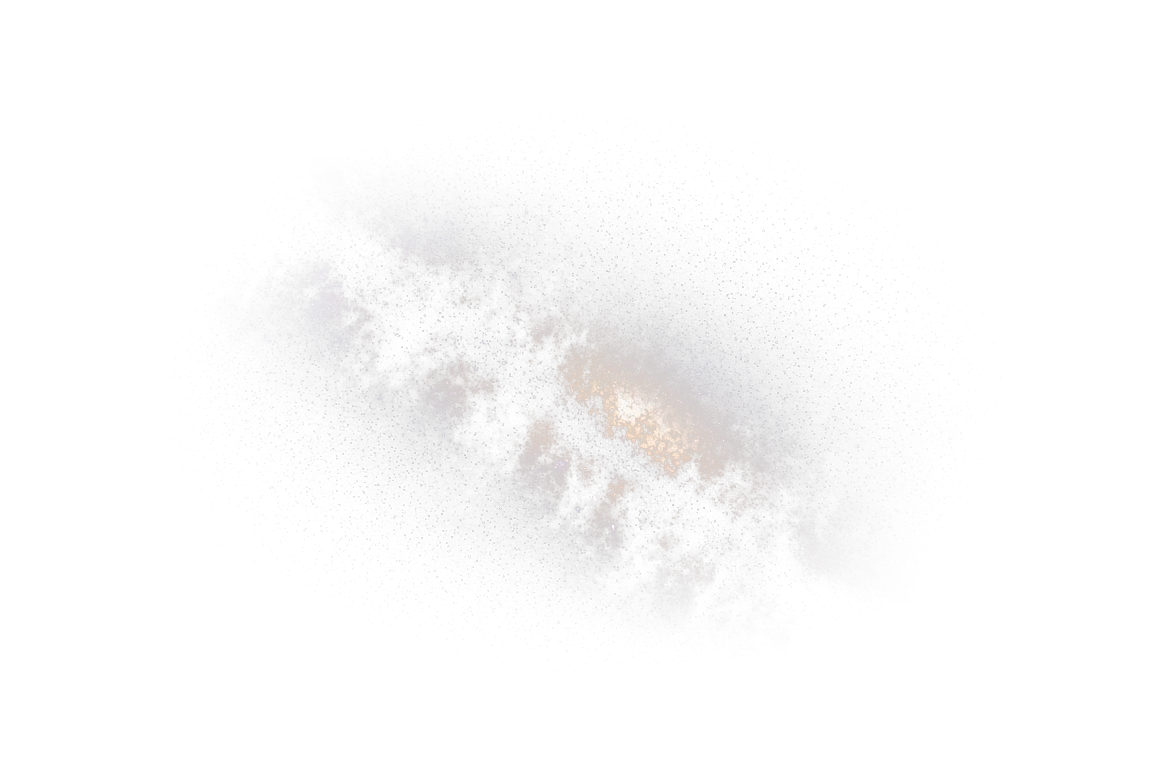
#> input picture dist/milky-way-cutout.webp, 1168 x 784 px
$ python cutout_milkyway.py ../dist/milky-way-cutout.webp
#> lines starting #> are read from the running program, lines starting #| are printed output that depends on the picture
#!/usr/bin/env python3
"""Turn a photograph of the Milky Way into a layer with a transparent sky.

A planet is cut out by finding its silhouette (tools/cutout_planets.py). A band
of the Galaxy has no silhouette — it fades into the sky, and the sky is the
part that has to go. So alpha comes from brightness itself: black sky becomes
transparent, star clouds stay opaque, and everything between keeps exactly as
much of itself as it is bright. Composited over the card's own night sky the
result adds light without ever pasting a black rectangle on it.

Two knobs decide how it reads:

  --floor   the level treated as empty sky (below it: fully transparent).
            Measured, not chosen: on this photograph the band's core sits at
            0.35, the corners between 0.02 and 0.08, and the 35th percentile
            (0.055) sits just above the brightest corner — which is where the
            veil stops and the band starts. The median, 0.079, is already
            inside the band and eats its faint outer parts. A floor at the 2nd percentile (0.012, the first
            attempt) leaves everything up to 0.08 faintly lit, and over a
            night sky that reads as a grey rectangle where the file is.
  --gamma   how fast alpha rises above that floor. Above 1 the faint dust goes
            quieter and the bright clouds keep their weight, which is what
            keeps the layer from looking like fog.
  --vignette
            where the elliptical fade to nothing starts, in half-widths. The
            sky has no straight edges, so neither can the layer: fading each
            side separately leaves a visible vertical line where the stars stop.
            The fade ends at --vignette-end, inside the file rather than on its
            border, because the last visible star is what draws the edge and a
            star is still visible at 5 % opacity.

Colour is left alone. The card dims and tints the whole layer anyway, and a
photograph that has been colour-managed twice looks like a print.

    python3 tools/cutout_milkyway.py ~/Pobrane/milky-way.jpg

The result is committed as demo/assets/milky-way-cutout.webp — the owner's own
photograph, MIT like the rest of the repository. The intermediate PNG is not:
it is two and a half times the bytes for a picture nothing reads.
"""
import argparse
import pathlib
import sys

import numpy as np
from PIL import Image

ROOT = pathlib.Path(__file__).parent.parent
OUT = ROOT / "demo" / "assets" / "milky-way-cutout.png"


def main() -> int:
    ap = argparse.ArgumentParser()
    ap.add_argument("src")
    ap.add_argument("--out", default=str(OUT))
    ap.add_argument("--floor", type=float, default=None, help="0-1; default: measured")
    ap.add_argument("--gamma", type=float, default=1.4)
    ap.add_argument("--vignette", type=float, default=0.30,
                    help="0-1; promien (w polowach boku), od ktorego zaczyna sie zanik")
    ap.add_argument("--vignette-end", type=float, default=0.88,
                    help="0-1.4; promien, przy ktorym krycie jest juz zerem")
    ap.add_argument("--width", type=int, default=0, help="resize, 0 = keep")
    a = ap.parse_args()

    im = Image.open(a.src).convert("RGB")
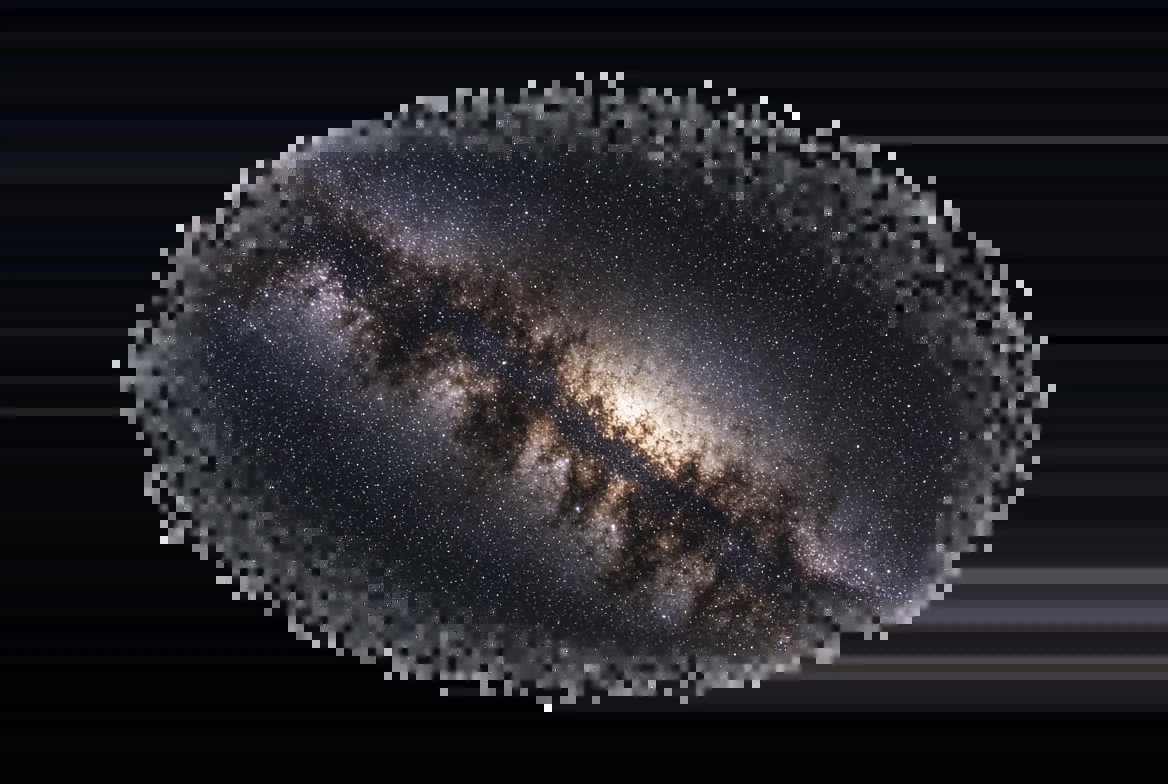
#> im: PIL image 1168x784 RGB; mean R, G, B 36.7, 36.2, 40.4
    if a.width and a.width != im.width:
        im = im.resize((a.width, round(im.height * a.width / im.width)), Image.LANCZOS)
    rgb = np.asarray(im).astype(np.float32) / 255.0
    lum = rgb @ np.array([0.2126, 0.7152, 0.0722], dtype=np.float32)

    floor = a.floor if a.floor is not None else float(np.percentile(lum, 35))
#> floor = 0.0504
    alpha = np.clip((lum - floor) / max(1e-6, 1.0 - floor), 0.0, 1.0) ** a.gamma
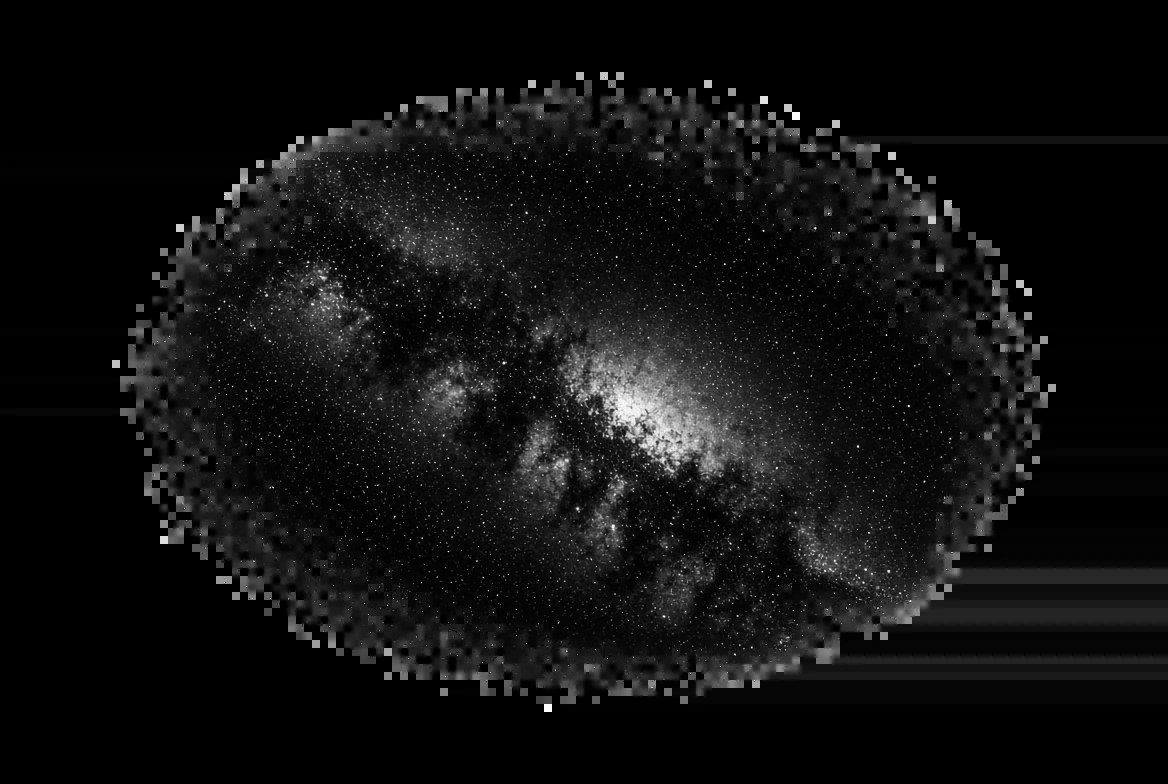
#> alpha: shape (784, 1168) float32; min 0, max 1, mean 0.0639

    # Wygaszenie brzegow. Zdjecie jest kadrem, a niebo nie ma kadru — i nie ma
    # tez prostych krawedzi. Rampy na czterech bokach (pierwsza wersja) daly
    # dokladnie to, co widac na mapie alfy: pionowa krawedz po lewej i prawej,
    # pozioma u gory, bo gwiazdy sa punktami i przy dodawaniu swiatla widac je
    # jeszcze przy kryciu 0,1 — wiec rampa czyta sie jako „gwiazdy sie koncza",
    # nie jako zanik.
    #
    # Wiec winieta eliptyczna: promien liczony wzgledem polowy boku, zanik
    # smoothstep od `vignette` do krawedzi wpisanej elipsy i dalej. Zaden brzeg
    # pliku nie jest wtedy linia prosta, a gestosc gwiazd rzednie stopniowo
    # przez jedna trzecia kadru zamiast urywac sie na ostatnich procentach.
    if a.vignette < a.vignette_end:
        h, w = alpha.shape
#> h = 784; w = 1168
        yy, xx = np.mgrid[0:h, 0:w].astype(np.float32)
        rx = (xx - (w - 1) / 2) / ((w - 1) / 2)
        ry = (yy - (h - 1) / 2) / ((h - 1) / 2)
        r = np.sqrt(rx * rx + ry * ry)
        t = np.clip((a.vignette_end - r) / max(1e-6, a.vignette_end - a.vignette), 0.0, 1.0)
        # smoothstep do potegi: gwiazda to punkt i widac ja jeszcze przy 0,05,
        # wiec zanik musi schodzic do zera szybciej, niz podpowiada oko na
        # gladkim tle — i konczyc sie WEWNATRZ pliku, nie na jego krawedzi,
        # inaczej ostatnie gwiazdy ukladaja sie w prosta linie brzegu kadru
        alpha *= (t * t * (3 - 2 * t)) ** 1.6
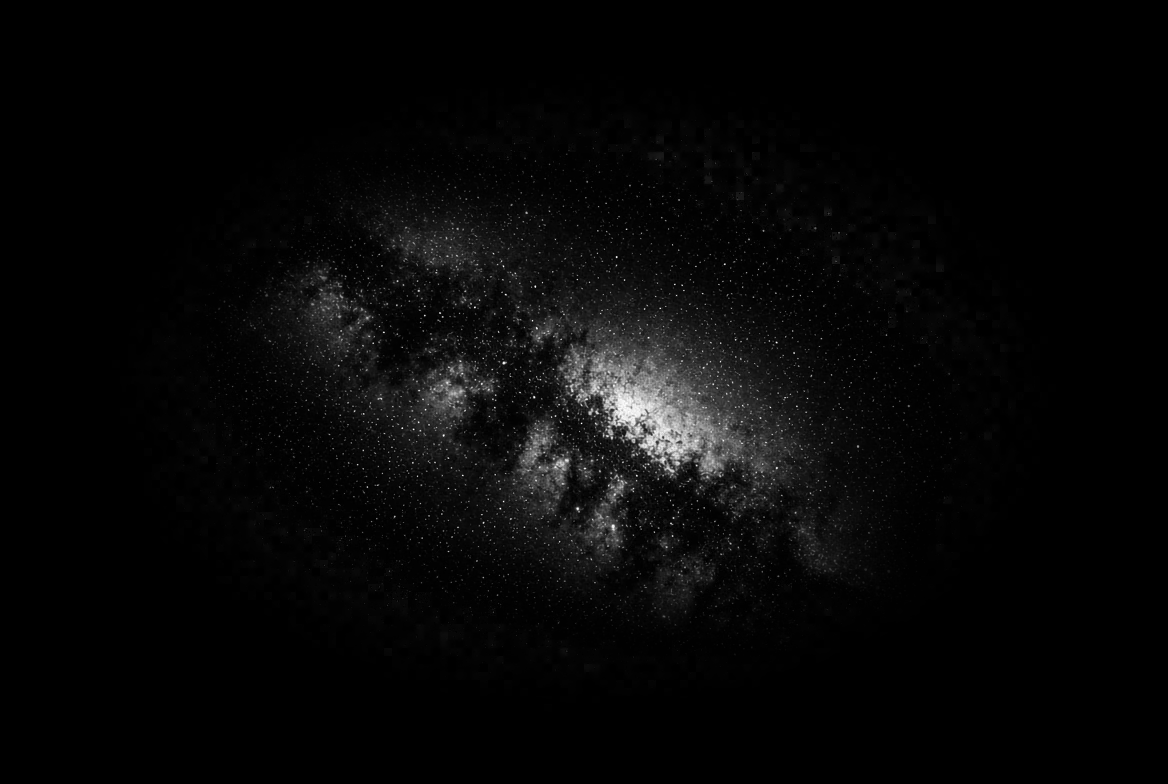
#> alpha: shape (784, 1168) float32; min 0, max 1, mean 0.0289
    out = np.zeros((*lum.shape, 4), np.uint8)
    out[..., :3] = np.clip(rgb * 255, 0, 255).astype(np.uint8)
    out[..., 3] = np.clip(alpha * 255, 0, 255).astype(np.uint8)
    dst = pathlib.Path(a.out)
    dst.parent.mkdir(parents=True, exist_ok=True)
    obraz = Image.fromarray(out, "RGBA")
    obraz.save(dst, optimize=True)
    # WebP as well: same picture with alpha at a quarter of the bytes, and the
    # page has to fetch it over the house network before it can draw anything
    webp = dst.with_suffix(".webp")
    obraz.save(webp, quality=88, method=6)

    kryje = float((alpha > 0.9).mean()) * 100
#> kryje = 0.0466
    puste = float((alpha < 0.02).mean()) * 100
#> puste = 77.07
#> (the run stopped early here; a loop or call above may not have finished)

$ run again, with dist/leaves-autumn.webp copied over dist/milky-way-cutout.webp
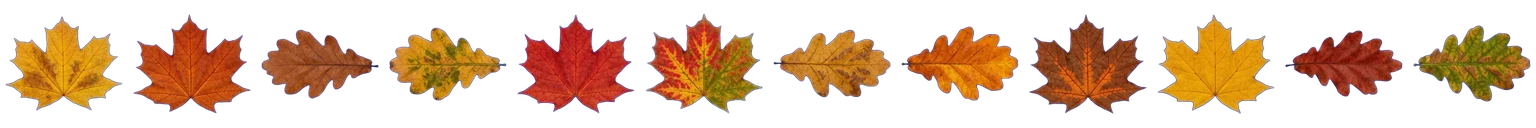
#> input picture dist/leaves-autumn.webp, 1536 x 128 px
#> in main, `lum = rgb @ np.array([0.2126, 0.7152, 0.0722], dtype=np.float32)`:
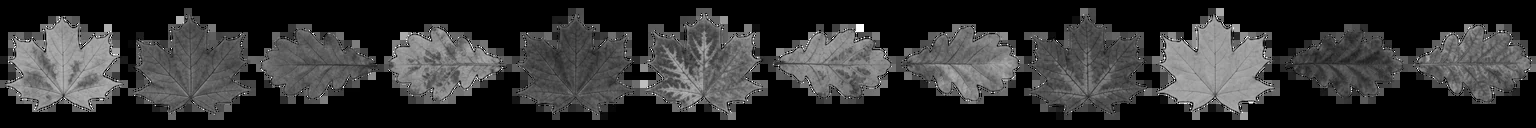
#> lum: shape (128, 1536) float32; min 0, max 1, mean 0.198
#> floor = 0
#> in main, `out[..., 3] = np.clip(alpha * 255, 0, 255).astype(np.uint8)`:
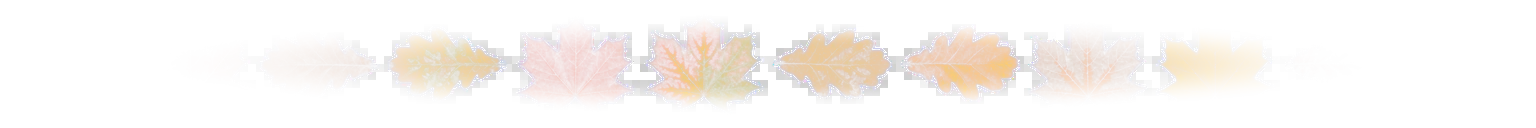
#> out: shape (128, 1536, 4); mean R, G, B, A 73.5, 46, 28.2, 13.8; transparent parts drawn white
#> kryje = 0.0214
#> puste = 70.83

$ run again, with dist/leaves-spring.webp copied over dist/milky-way-cutout.webp
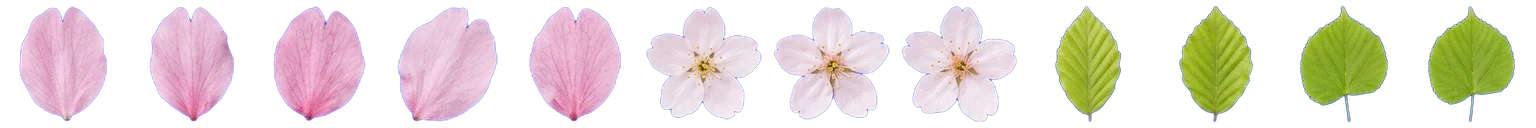
#> input picture dist/leaves-spring.webp, 1536 x 128 px
#> in main, `lum = rgb @ np.array([0.2126, 0.7152, 0.0722], dtype=np.float32)`:
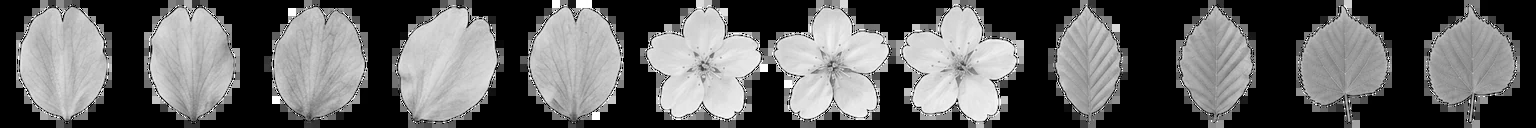
#> lum: shape (128, 1536) float32; min 0, max 1, mean 0.387
#> floor = 0
#> in main, `out[..., 3] = np.clip(alpha * 255, 0, 255).astype(np.uint8)`:
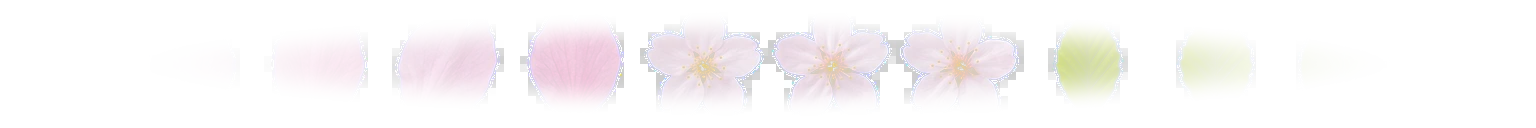
#> out: shape (128, 1536, 4); mean R, G, B, A 105.7, 97.2, 93.6, 31.7; transparent parts drawn white
#> kryje = 0.244
#> puste = 68.49
